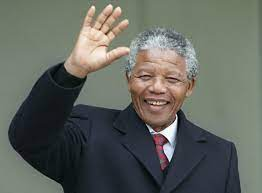
#> input picture train/mandela/download.jpg, 262 x 193 px, given in place of download.jpeg, which was not available
$ python '9. image transformations.py'
#> lines starting #> are read from the running program, lines starting #| are printed output that depends on the picture; pictures that were not available may be replaced by others from this repository, and a replacement may not be noted
import cv2 as cv
import numpy as np

img = cv.imread('./images/download.jpeg')
#> img is the input picture: shape (193, 262, 3); mean B, G, R 95.3, 101.7, 98.3
cv.imshow("Default", img)

#translation
def translate (img, x, y):
#> called with x = 50, y = 50
    transMat = np.float32([[1,0,x],[0,1,y]])
    dimensions = (img.shape[1], img.shape[0])
#> dimensions = (262, 193)
    return cv.warpAffine(img, transMat, dimensions)
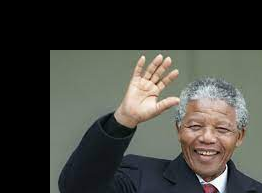
#> returned value: shape (193, 262, 3); mean of channels 0, 1, 2 60.9, 66.4, 66.3; drawn as B, G, R

#-x > left
#-y > up
#x > right
#y > down

translated = translate(img, 50, 50)
cv.imshow("Translated", translated)

#rotation
def rotate (img, angle, rotationPoint=None):
#> called with angle = -45
    (height, width) = img.shape[:2] #get height and width through destructuing
#> height = 193; width = 262

    if rotationPoint is None:
        rotationPoint = (width//2, height//2)
#> rotationPoint = (131, 96)

    rotMat = cv.getRotationMatrix2D(rotationPoint, angle, 1.0)
    dimensions = (width, height)
#> dimensions = (262, 193)

    return cv.warpAffine(img, rotMat, dimensions)
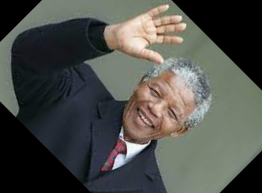
#> returned value: shape (193, 262, 3); mean of channels 0, 1, 2 74.6, 79.2, 77.8; drawn as B, G, R

rotated = rotate(img, -45)
cv.imshow("Rotation", rotated)

rotated_rotated = rotate(rotated, -45)  #you can send it back to the original
#> call 2 of rotate, with angle = -45
#> in rotate (call 2), `return cv.warpAffine(img, rotMat, dimensions)`:
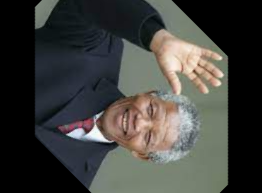
#> returned value: shape (193, 262, 3); mean of channels 0, 1, 2 61.5, 64.9, 64.7; drawn as B, G, R
cv.imshow("Rotated Rotated", rotated_rotated)


#resizing
reized = cv.resize(img, (500,500), interpolation=cv.INTER_CUBIC)
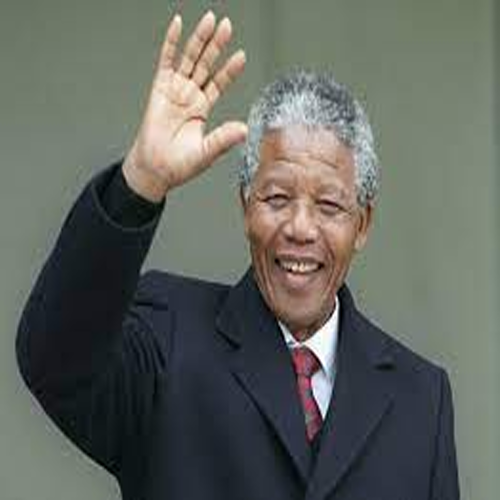
#> reized: shape (500, 500, 3); mean B, G, R 95.3, 101.7, 98.3
cv.imshow("Resized", reized)

#flipping
flip = cv.flip(img, -1) #0 vertical along x, 1 horizontal over y; -1 vertical and horizontal
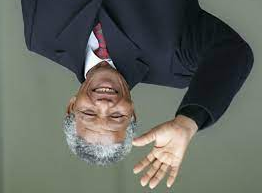
#> flip: shape (193, 262, 3); mean B, G, R 95.3, 101.7, 98.3
cv.imshow("Flipped",flip)

#cropping
cropped = img[20:100, 50:300]
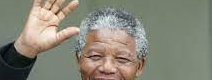
#> cropped: shape (80, 212, 3); mean B, G, R 119.8, 133.7, 135.8
cv.imshow("Cropped", cropped)

cv.waitKey(0)

$ run again, with train/mandela/Nelson_Mandela_1994.jpg copied over train/mandela/download.jpg
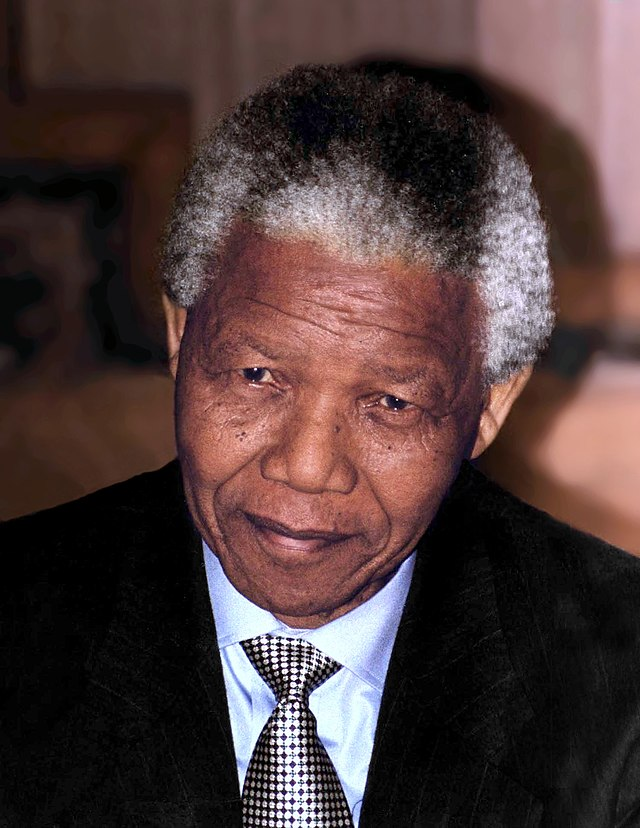
#> input picture train/mandela/Nelson_Mandela_1994.jpg, 640 x 828 px, given in place of download.jpeg, which was not available
#> img is the input picture: shape (828, 640, 3); mean B, G, R 57.8, 58.6, 77.8
#> `flip = cv.flip(img, -1)`:
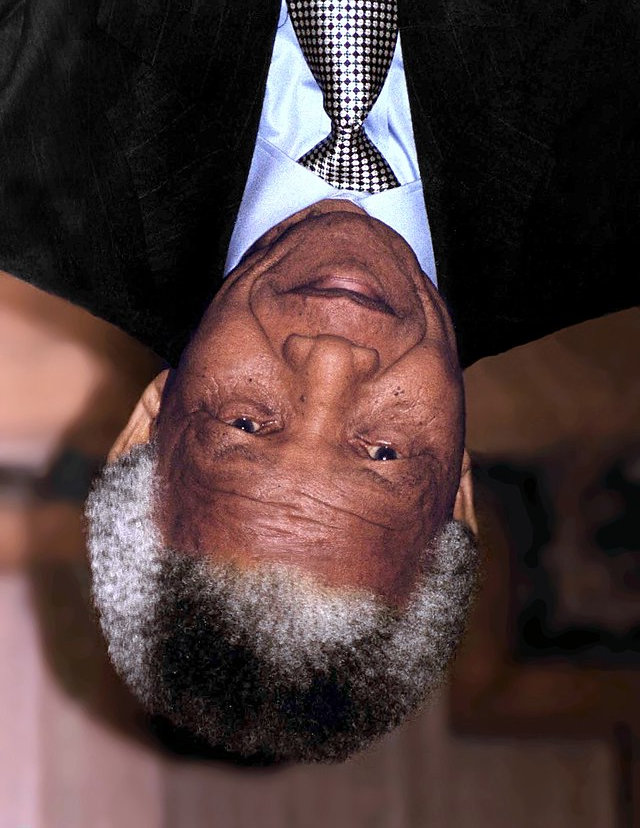
#> flip: shape (828, 640, 3); mean B, G, R 57.8, 58.6, 77.8
#> `cropped = img[20:100, 50:300]`:
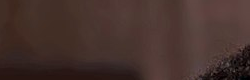
#> cropped: shape (80, 250, 3); mean B, G, R 44.9, 49.8, 69.9

$ run again, with train/mandela/Nelson-Mandela-South-African.webp saved as train/mandela/download.jpg
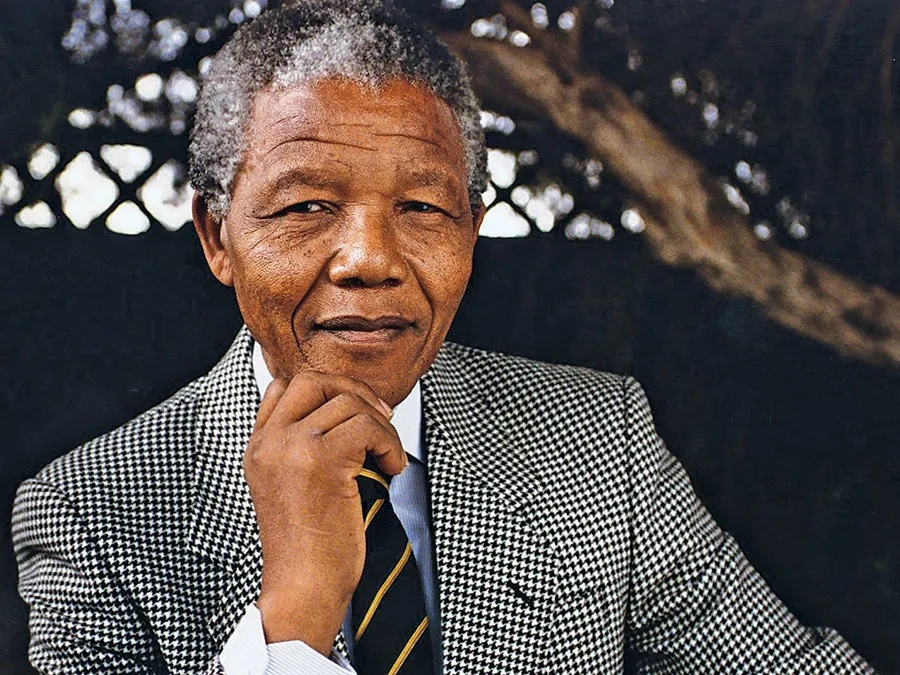
#> input picture train/mandela/Nelson-Mandela-South-African.webp, 900 x 675 px, given in place of download.jpeg, which was not available
#> img is the input picture: shape (675, 900, 3); mean B, G, R 75.8, 78.4, 86.5
#> `flip = cv.flip(img, -1)`:
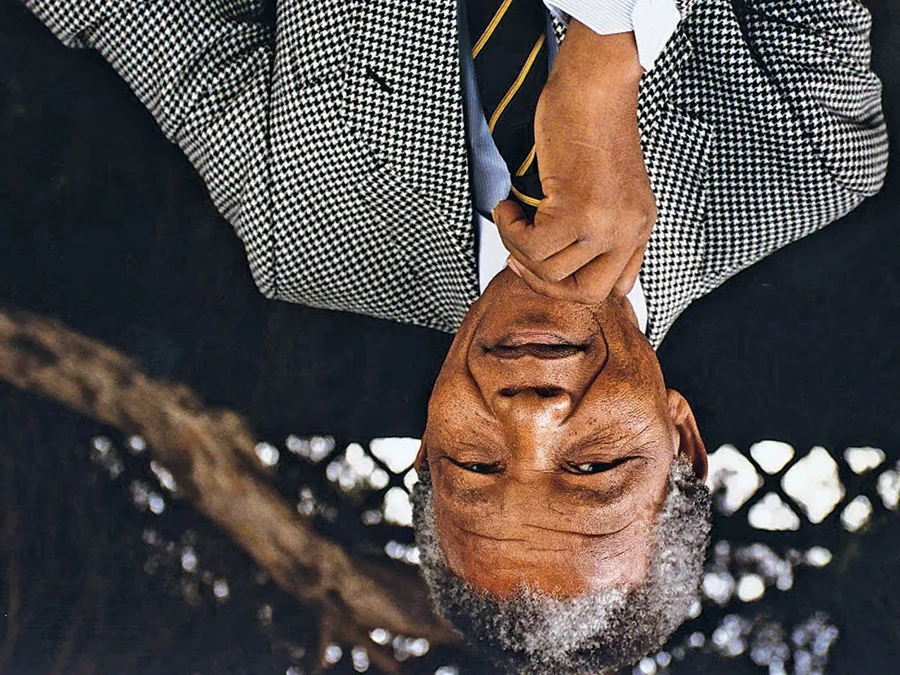
#> flip: shape (675, 900, 3); mean B, G, R 75.8, 78.4, 86.5
#> `cropped = img[20:100, 50:300]`:
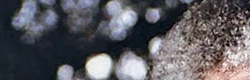
#> cropped: shape (80, 250, 3); mean B, G, R 95.7, 90.1, 91.8
